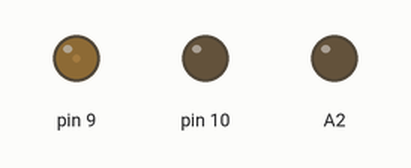
Simulated run of this sketch. Board: Arduino Uno, built with avr-gcc and run on an emulated ATmega328P. Parts: output pins drawn as LEDs (lit = HIGH).

Above: at 0.05 s.
At 6.0 s:
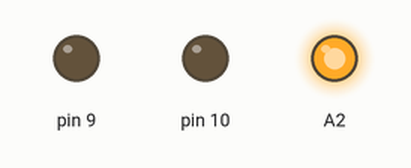
Timing chart, 0 to 7.8 s (numbered marks = the images above):
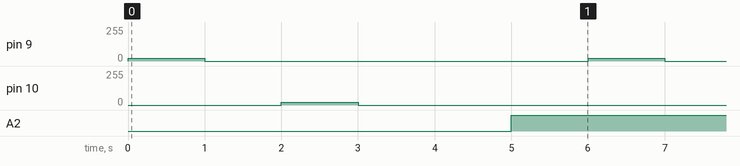

The sketch:

sketch_dec03b.ino
```cpp
  void setup() {
  // put your setup code here, to run once:
  pinMode(A2, OUTPUT);
  pinMode(10, OUTPUT);
  pinMode(9, OUTPUT);
}

void loop() {
  // put your main code here, to run repeatedly:


  analogWrite(9, 20);


  delay(1000);


  analogWrite(9, 0 );

  delay(1000);

  analogWrite(10, 20);


  delay(1000);


  analogWrite(10, 0 );

  delay(1000);

  digitalWrite(A2, LOW);


  delay(1000);


  digitalWrite(A2, HIGH);

  delay(1000);


//  analogWrite(10, 0);
//  analogWrite(11, 0);


}
```

Measured:
- by itself, pin 9, pin 10: alternates 20/255 for 1.0 s and 0/255 for 5.0 s
- by itself, A2: alternates HIGH for 5.0 s and LOW for 1.0 s
